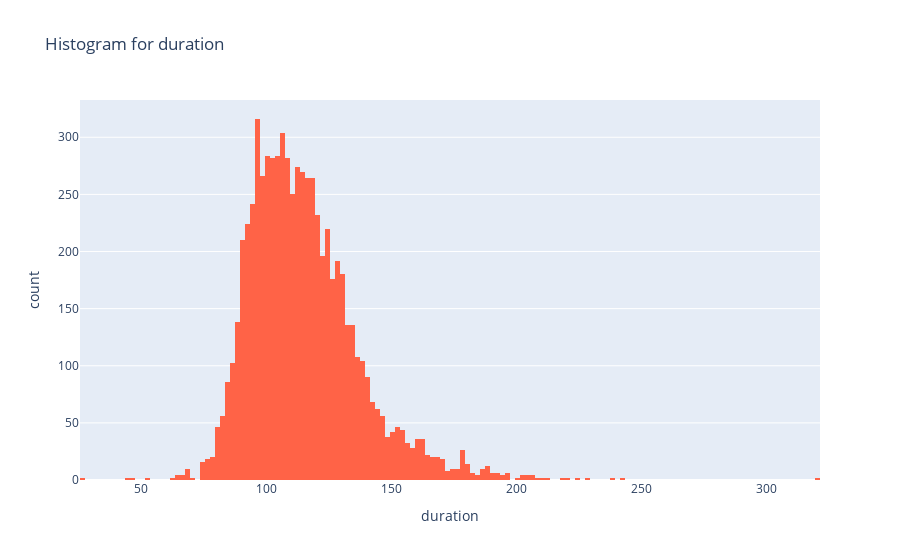
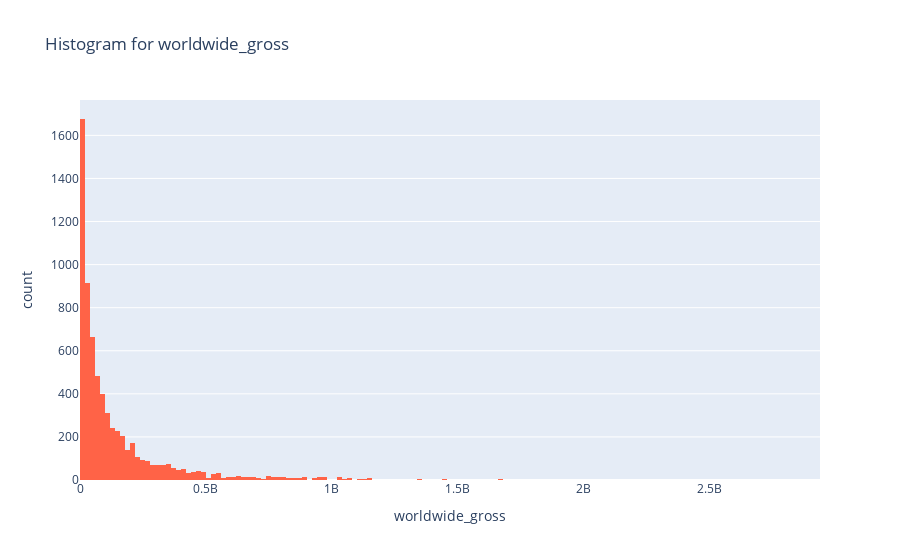

Notebook code cell kept with these figures, in order:
### Code cell
import plotly.express as px

# Assuming 'movie' is your DataFrame
numeric_columns = movie.select_dtypes(include='number').drop(["rating","votes"], axis=1)

# Create histograms for each numeric column
for column in numeric_columns.columns:
    fig = px.histogram(movie, x=column, title=f'Histogram for {column}',color_discrete_sequence=['Tomato'])
    fig.show()

### Figure 1 — Plotly figure (JSON) as saved in the notebook; plotly's stock layout.template omitted (floating-point values rounded to 4 significant figures; data arrays with more than 128 entries replaced by an {"elided": "..."} marker saying what was removed)
{"data": [{"alignmentgroup": "True", "bingroup": "x", "hovertemplate": "duration=%{x}<br>count=%{y}<extra></extra>", "legendgroup": "", "marker": {"color": "Tomato", "pattern": {"shape": ""}}, "name": "", "offsetgroup": "", "orientation": "v", "showlegend": false, "type": "histogram", "x": {"elided": "7025 int values"}, "xaxis": "x", "yaxis": "y"}], "layout": {"barmode": "relative", "legend": {"tracegroupgap": 0}, "title": {"text": "Histogram for duration"}, "xaxis": {"anchor": "y", "domain": [0, 1], "title": {"text": "duration"}}, "yaxis": {"anchor": "x", "domain": [0, 1], "title": {"text": "count"}}}}

### Figure 2 — Plotly figure (JSON) as saved in the notebook; plotly's stock layout.template omitted (floating-point values rounded to 4 significant figures; data arrays with more than 128 entries replaced by an {"elided": "..."} marker saying what was removed)
{"data": [{"alignmentgroup": "True", "bingroup": "x", "hovertemplate": "worldwide_gross=%{x}<br>count=%{y}<extra></extra>", "legendgroup": "", "marker": {"color": "Tomato", "pattern": {"shape": ""}}, "name": "", "offsetgroup": "", "orientation": "v", "showlegend": false, "type": "histogram", "x": {"elided": "7025 int values"}, "xaxis": "x", "yaxis": "y"}], "layout": {"barmode": "relative", "legend": {"tracegroupgap": 0}, "title": {"text": "Histogram for worldwide_gross"}, "xaxis": {"anchor": "y", "domain": [0, 1], "title": {"text": "worldwide_gross"}}, "yaxis": {"anchor": "x", "domain": [0, 1], "title": {"text": "count"}}}}
